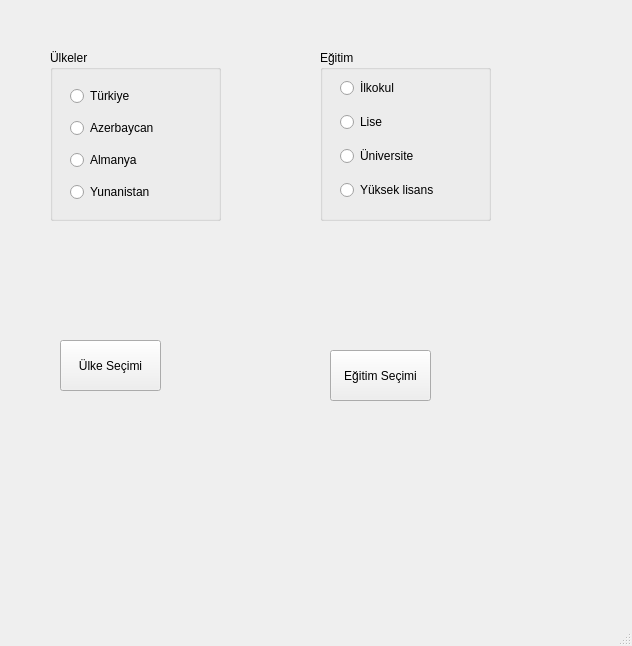
<?xml version="1.0" encoding="UTF-8"?>
<ui version="4.0">
 <class>MainWindow</class>
 <widget class="QMainWindow" name="MainWindow">
  <property name="geometry">
   <rect>
    <x>0</x>
    <y>0</y>
    <width>632</width>
    <height>646</height>
   </rect>
  </property>
  <property name="windowTitle">
   <string>MainWindow</string>
  </property>
  <widget class="QWidget" name="centralwidget">
   <widget class="QLabel" name="lblUlke">
    <property name="geometry">
     <rect>
      <x>60</x>
      <y>240</y>
      <width>191</width>
      <height>81</height>
     </rect>
    </property>
    <property name="text">
     <string/>
    </property>
   </widget>
   <widget class="QLabel" name="lblEgitim">
    <property name="geometry">
     <rect>
      <x>330</x>
      <y>240</y>
      <width>181</width>
      <height>81</height>
     </rect>
    </property>
    <property name="text">
     <string/>
    </property>
   </widget>
   <widget class="QPushButton" name="btnUlke">
    <property name="geometry">
     <rect>
      <x>60</x>
      <y>340</y>
      <width>101</width>
      <height>51</height>
     </rect>
    </property>
    <property name="text">
     <string>Ülke Seçimi</string>
    </property>
   </widget>
   <widget class="QPushButton" name="btnEgitim">
    <property name="geometry">
     <rect>
      <x>330</x>
      <y>350</y>
      <width>101</width>
      <height>51</height>
     </rect>
    </property>
    <property name="text">
     <string>Eğitim Seçimi</string>
    </property>
   </widget>
   <widget class="QGroupBox" name="groupBoxUlke">
    <property name="geometry">
     <rect>
      <x>50</x>
      <y>50</y>
      <width>171</width>
      <height>171</height>
     </rect>
    </property>
    <property name="title">
     <string>Ülkeler</string>
    </property>
    <widget class="QWidget" name="gridLayoutWidget">
     <property name="geometry">
      <rect>
       <x>20</x>
       <y>30</y>
       <width>141</width>
       <height>131</height>
      </rect>
     </property>
     <layout class="QGridLayout" name="gridLayoutUlke">
      <item row="3" column="0">
       <widget class="QRadioButton" name="radioYunanistan">
        <property name="text">
         <string>Yunanistan</string>
        </property>
       </widget>
      </item>
      <item row="2" column="0">
       <widget class="QRadioButton" name="radioAlmanya">
        <property name="text">
         <string>Almanya</string>
        </property>
       </widget>
      </item>
      <item row="1" column="0">
       <widget class="QRadioButton" name="radioAzerbaycan">
        <property name="text">
         <string>Azerbaycan</string>
        </property>
       </widget>
      </item>
      <item row="0" column="0">
       <widget class="QRadioButton" name="radioTurkiye">
        <property name="text">
         <string>Türkiye</string>
        </property>
       </widget>
      </item>
     </layout>
    </widget>
   </widget>
   <widget class="QGroupBox" name="groupBoxEgitim">
    <property name="geometry">
     <rect>
      <x>320</x>
      <y>50</y>
      <width>171</width>
      <height>171</height>
     </rect>
    </property>
    <property name="title">
     <string>Eğitim</string>
    </property>
    <widget class="QWidget" name="gridLayoutWidget_2">
     <property name="geometry">
      <rect>
       <x>20</x>
       <y>20</y>
       <width>141</width>
       <height>141</height>
      </rect>
     </property>
     <layout class="QGridLayout" name="gridLayoutEgitim">
      <item row="2" column="0">
       <widget class="QRadioButton" name="radioUniversite">
        <property name="text">
         <string>Üniversite</string>
        </property>
       </widget>
      </item>
      <item row="0" column="0">
       <widget class="QRadioButton" name="radioilkokul">
        <property name="text">
         <string>İlkokul</string>
        </property>
       </widget>
      </item>
      <item row="1" column="0">
       <widget class="QRadioButton" name="radioLise">
        <property name="text">
         <string>Lise</string>
        </property>
       </widget>
      </item>
      <item row="3" column="0">
       <widget class="QRadioButton" name="radioYuksekLisans">
        <property name="text">
         <string>Yüksek lisans</string>
        </property>
       </widget>
      </item>
     </layout>
    </widget>
   </widget>
  </widget>
  <widget class="QMenuBar" name="menubar">
   <property name="geometry">
    <rect>
     <x>0</x>
     <y>0</y>
     <width>632</width>
     <height>26</height>
    </rect>
   </property>
  </widget>
  <widget class="QStatusBar" name="statusbar"/>
 </widget>
 <resources/>
 <connections/>
</ui>
